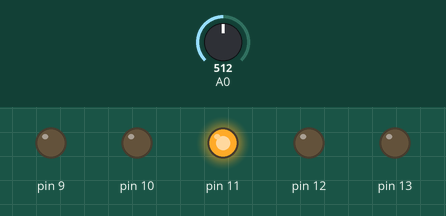
The sketch below on a simulated Arduino Uno, built with avr-gcc and run on an emulated ATmega328P. On the bench: output pins drawn as LEDs (lit = HIGH). Inputs (shaded band) come from the test bench; at power-on: A0 = 512.

Above: at 1.2 s.
1.3 s: A0 set to 504
At 1.8 s:
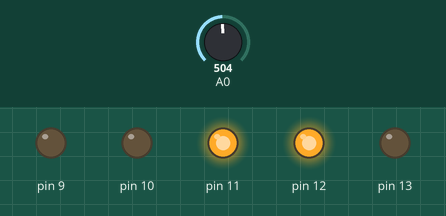
2.8 s: A0 set to 271
4.3 s: A0 set to 239
At 5.3 s:
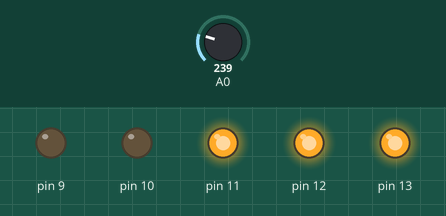
5.8 s: A0 set to 750
7.3 s: A0 set to 784
At 7.6 s:
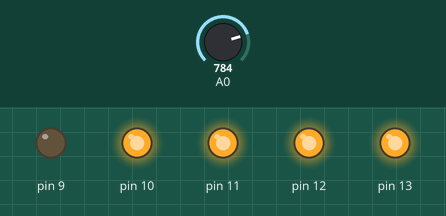
Timing chart, 0 to 9.8 s (numbered marks = the images above; inputs shaded):
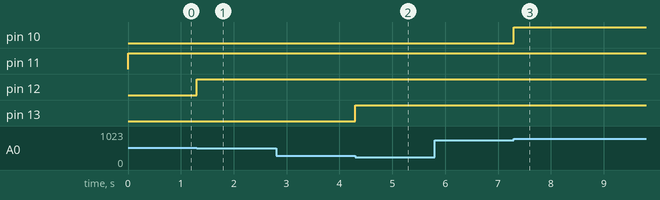

Measured:
- the behaviour switches between 512 and 511 on A0 (found by bisection; images 0 and 1)
- the behaviour switches between 256 and 255 on A0 (found by bisection; images 1 and 2)
- the behaviour switches between 767 and 768 on A0 (found by bisection; images 2 and 3)
- after the input at 1.3 s, pin 12: LOW → HIGH at once
- after the input at 2.8 s, every drawn part: stays the same
- after the input at 4.3 s, pin 13: LOW → HIGH at once
- after the input at 5.8 s, every drawn part: stays the same
- after the input at 7.3 s, pin 10: LOW → HIGH at once

The sketch:

led_voltage.ino
```cpp
int voltagePoti;
int ledActive;
void setup() {
  // put your setup code here, to run once:

pinMode(13, OUTPUT);
pinMode(12, OUTPUT);
pinMode(11, OUTPUT);
pinMode(10, OUTPUT);
pinMode(9, OUTPUT);


}

void loop() {
  // put your main code here, to run repeatedly:

voltagePoti = analogRead(A0);

ledActive = map(voltagePoti, 0, 1023, 1, 5);

switch(ledActive){
  case 1:
    digitalWrite(13, HIGH);
    break;
  case 2:
    digitalWrite(12, HIGH);
    break;
  case 3:
    digitalWrite(11, HIGH);
    break;
  case 4:
    digitalWrite(10, HIGH);
    break;
  case 5:
    digitalWrite(9, HIGH);
    break;
}


}
```
